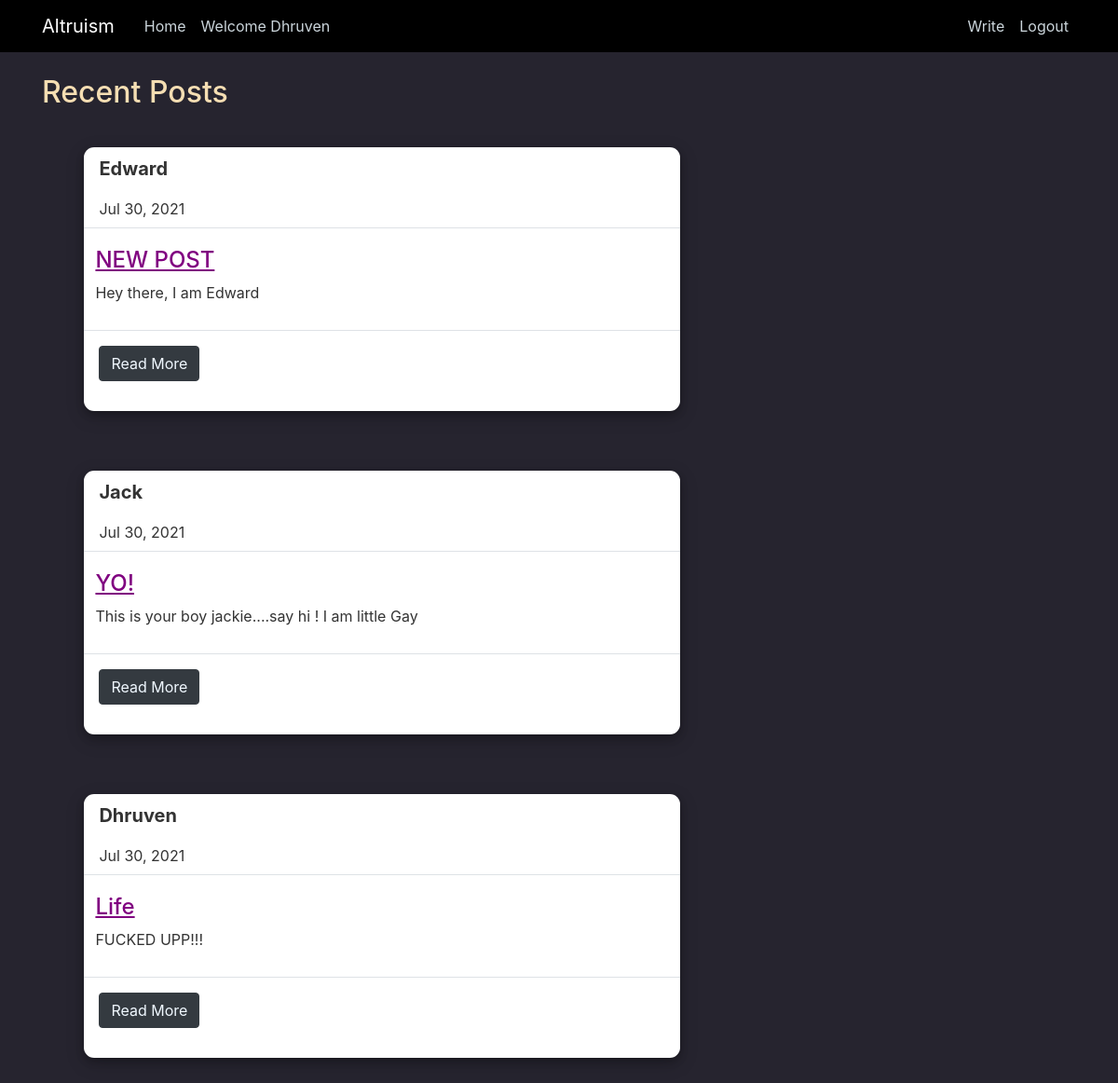
The app's page / (signed in) with its own data.
### blog/models.py (models this page shows, shortened)
class Post(models.Model):
    title = models.CharField(max_length=200)
    body = models.TextField()
    author = models.ForeignKey(User,on_delete=models.SET_NULL,related_name="posts",null = True)
    date = models.DateTimeField(auto_now_add=True)
    slug = models.SlugField(default="", null=False, editable=False,)
    fake = models.BooleanField(default=False)

### blog/views.py (the view)
# urls.py: path("", views.PostListView.as_view(),name="post-list-page"),
class PostListView(ListView):
    model = Post
    template_name = "blog/home.html"
    context_object_name = "posts"
    ordering = ['-id']

### blog/templates/blog/home.html
{% extends "blog/base.html" %}
{% block content %}
<h2>Recent Posts</h2>
{% for post in posts %}
<div class="container mt-8">
  <div class="d-flex justify-content-center row">
    <div class="col-md-11">
      <div class="bg-white comment-section">
        <div class="d-flex flex-row user p-2">
          <div class="d-flex flex-column ml-2"><p style="text-transform: capitalize" class="name font-weight-bold">{{post.author}}</p><span>
              {{post.date |date:"M d, Y"}}</span></div> <br />
        </div>
        <div class="d-flex justify-content-between p-1 border-top">
          <div class="mt-2 p-2">
            <h4 style="color:purple"><u>{{post.title}}</u></h4>
            <p>{{post.body}}</p>
          </div>
        </div>
        <div class="d-flex justify-content-between p-3 border-top">
          <p>
            <button class="btn btn-dark" type="button">
              <a type="button" style="color:aliceblue" href="{% url 'post-detail-page' post.slug %}"> Read More </a>
            </button>
          </p>
        </div>
      </div>
    </div>
  </div>
</div>
{% endfor %}
{% endblock content %}

### blog/templates/blog/base.html (shortened to what this page needs)
{% load static %}
<!DOCTYPE html>
{% load static %}
<html>
<head>
  <link rel="stylesheet" href="https://maxcdn.bootstrapcdn.com/bootstrap/4.0.0/css/bootstrap.min.css"
>
  <link rel="stylesheet" href="https://cdnjs.cloudflare.com/ajax/libs/font-awesome/4.7.0/css/font-awesome.min.css">
  {% block css_files %}
  <link rel="stylesheet" type="text/css" href="{% static 'blog/style.css' %}" />
  {% endblock %}
</head>
<body>
  <header class="site-header">
    <nav class="navbar navbar-expand-md navbar-dark bg-steel fixed-top">
      <div class="container">
        <a class="navbar-brand mr-4" href="{% url 'post-list-page' %}">Altruism</a>
        <div class="collapse navbar-collapse" id="navbarToggle">
          <div class="navbar-nav mr-auto">
            <a class="nav-item nav-link" href="{% url 'post-list-page' %}">Home</a>
            <ul class="nav justify-content-center">
                <a class="nav-item nav-link" style="text-transform: capitalize" href="#">Welcome {{user.username}}</a>
            </ul>
          </div>
          <div class="navbar-nav">
            {% if user.is_authenticated %}
            <a class="nav-item nav-link" href="{% url 'write-post' %}">Write</a>
            <a class="nav-item nav-link" href="{% url 'logout' %}">Logout</a>
            {% else %}
            <a class="nav-item nav-link" href="{% url 'register' %}">Register</a>
            <a class="nav-item nav-link" href="{% url 'login' %}">Login</a>
            {% endif %}
          </div>
        </div>
      </div>
    </nav>
  </header>
  <main role="main" class="container">
    <div class="row">
      <div class="col-md-8">
        {% block content %}{% endblock %}
      </div>
    </div>
  </main>
</body>
</html>

### blog/static/blog/style.css (style rules this page uses)
body { background: #26242f; color: #333333; margin-top: 5rem; }
h1, h2, h3, h4, h5, h6 { color: wheat; }
ul { margin: 0; }
.bg-steel { background-color: black; }
.site-header .navbar-nav .nav-link { color: #cbd5db; }
.comment-section { display: block; border-radius: 11px; box-shadow: 0 4px 8px 0 rgba(0, 0, 0, 0.2), 0 6px 20px 0 rgba(0, 0, 0, 0.19); margin-top: 5%; margin-bottom: 5%; max-width: 700px; margin-left: auto; margin-right: auto }
.name { font-size: 20px }

### records on screen
Post: author "Edward", date "Jul 30, 2021", title "NEW POST", body "Hey there, I am Edward"
Post: author "Jack", date "Jul 30, 2021", title "YO!", body "This is your boy jackie....say hi ! I am little Gay"
Post: author "Dhruven", date "Jul 30, 2021", title "Life", body "FUCKED UPP!!!"

### other values on screen
{{ user.username }} "Dhruven"
